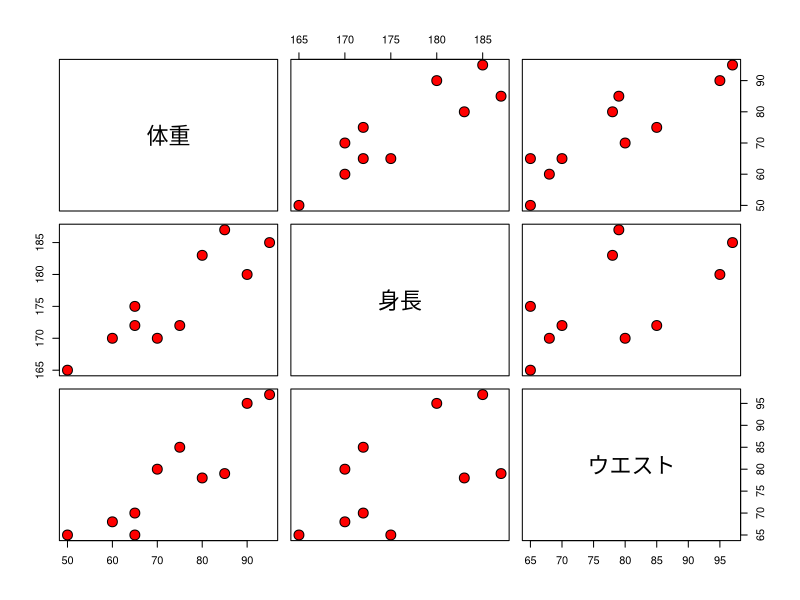
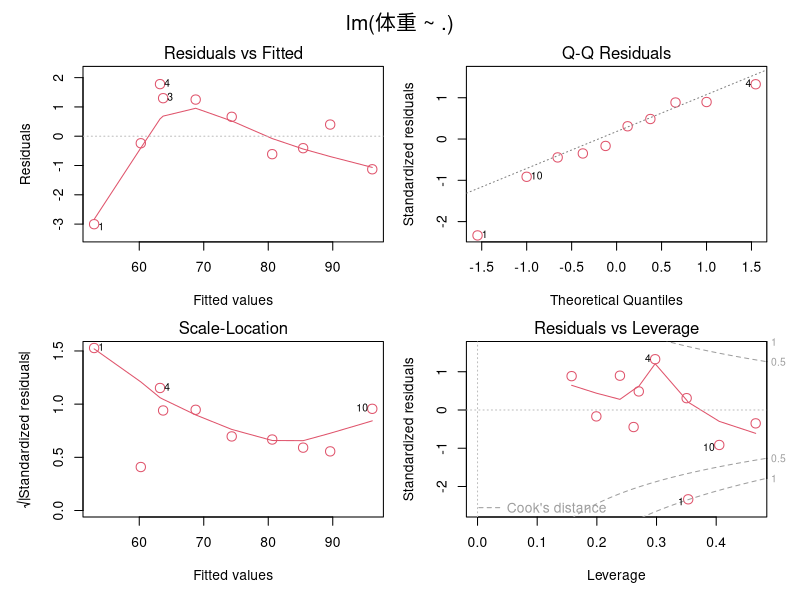
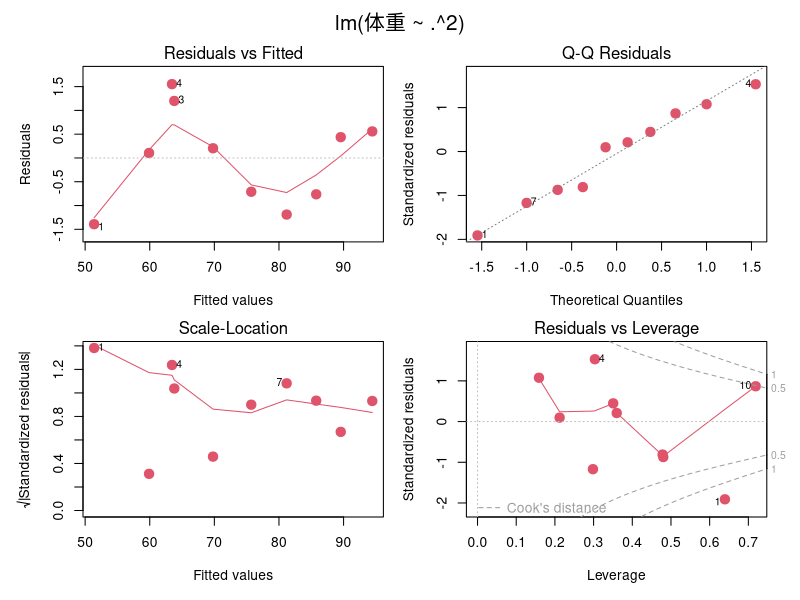

Reproduce these figures in R, in order.
# Rと重回帰分析
# https://www1.doshisha.ac.jp/~mjin/R/Chap_15/15.html

体重<- c(50,60,65,65,70,75,80,85,90,95)
身長<- c(165,170,172,175,170,172,183,187,180,185)
ウエスト<- c(65,68,70,65,80,85,78,79,95,97)

taikei2 <- data.frame(体重, 身長, ウエスト)
taikei2

# 相関行列と対散布図を求める
round(cor(taikei2), 4)
pairs(taikei2, pch=21, bg="red", cex=2)

# 体重を目的変数にする重回帰分析をする
(taikei2.lm <- lm(体重~., data=taikei2))

# 当てはまりの良さを確認
summary(taikei2.lm)

par(mfrow=c(2,2), oma=c(1,1,2,1), mar=c(4,4,2,1))
plot(taikei2.lm, pch=21, col=2, cex=1.5)

# 相互作用モデル

(taikei2.lm2<-lm(体重~.^2, data=taikei2))
summary(taikei2.lm2)

plot(taikei2.lm2, pch=21, bg=2, col=2, cex=1.5)

# 変数・モデルの選択
# AIC
data(attitude)
attitude[1,]
